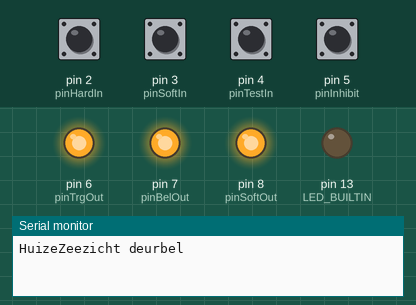
A sketch run on a simulated Arduino Uno, built with avr-gcc and run on an emulated ATmega328P. Parts: output pins drawn as LEDs (lit = HIGH), the last lines printed to the serial monitor. The inputs (shaded band) are chosen by the test bench; at power-on: pin 2 (pinHardIn), pin 3 (pinSoftIn), pin 4 (pinTestIn), pin 5 (pinInhibit) HIGH.

Above: at 1.2 s.
1.3 s: pin 2 (pinHardIn) pulled LOW for 0.15 s
At 1.9 s:
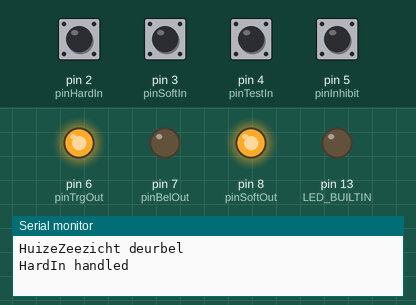
3.8 s: pin 3 (pinSoftIn) pulled LOW for 0.15 s
At 5.0 s:
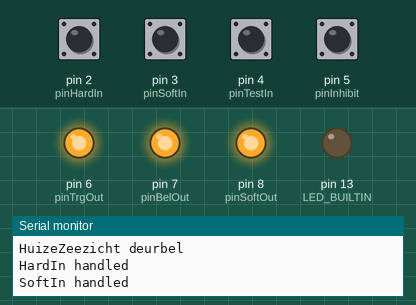
5.4 s: pin 4 (pinTestIn) pulled LOW for 0.15 s
At 5.49 s:
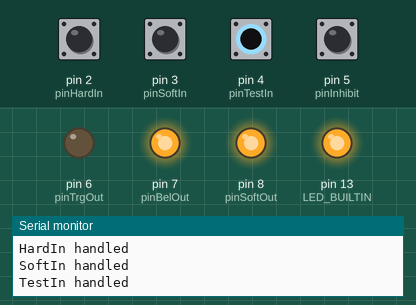
Timing chart, 0 to 8.4 s (numbered marks = the images above; inputs shaded):
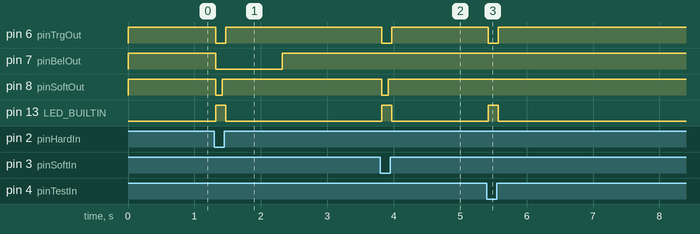

Measured:
- after the input at 1.3 s, pin 6 (pinTrgOut): HIGH → LOW at once, → HIGH 0.15 s later; pin 7 (pinBelOut): HIGH → LOW at once, → HIGH 1.0 s later; pin 8 (pinSoftOut): HIGH → LOW at once, → HIGH 0.10 s later; pin 13 (LED_BUILTIN): LOW → HIGH at once, → LOW 0.15 s later
- after the input at 3.8 s, pin 6 (pinTrgOut): HIGH → LOW at once, → HIGH 0.15 s later; pin 8 (pinSoftOut): HIGH → LOW at once, → HIGH 0.10 s later; pin 13 (LED_BUILTIN): LOW → HIGH at once, → LOW 0.15 s later
- after the input at 5.4 s, pin 6 (pinTrgOut): HIGH → LOW at once, → HIGH 0.15 s later; pin 13 (LED_BUILTIN): LOW → HIGH at once, → LOW 0.15 s later

The sketch:

deurbel.ino
```cpp
/*
 * requires jled and inputdebounce libaries, both can be installed from the library manager
 * (C) 2021 Victor Claessen
 */

#include "InputDebounce.h"
#define BUTTON_DEBOUNCE_DELAY   20   // [ms]
#include <jled.h>

static const int pinLED = LED_BUILTIN; // 13
static const int pinHardIn = 2;
static const int pinSoftIn = 3;
static const int pinTestIn = 4;
static const int pinInhibit = 5;
static const int pinTrgOut = 6;
static const int pinBelOut = 7;
static const int pinSoftOut = 8;

static const int belOnTime = 1000;
static const int belOffTime = 3000;
static const int belOffTimeSftRq = 100;   // off time when turned on by soft request
static const int softOnTime = 100;
static const int softOffTime = 100;
static const int blinkOnTime = 50;
static const int blinkOffTime = 50;

bool inhibited = false;

JLed led = JLed(pinLED).Off();
JLed trg = JLed(pinTrgOut).LowActive().Off();
JLed bel = JLed(pinBelOut).LowActive().Off();
JLed sft = JLed(pinSoftOut).LowActive().Off();

static InputDebounce buttonHardknop; // not enabled yet, setup has to be called first, see setup() below
static InputDebounce buttonSoftknop;
static InputDebounce buttonTestknop;
static InputDebounce buttonInhibit;

void buttonTest_pressedCallback(uint8_t pinIn)
{
  // handle pressed state
  switch(pinIn) {
    case pinInhibit:
      inhibited = true;
      Serial.println("Inhibit active");
      break;
    case pinHardIn:
      trg.On();                                         // trigger follows
      if(inhibited){
        led.Blink(blinkOnTime, blinkOffTime).Forever(); // led blinks
        // no ringing of the bel
        if (!sft.IsRunning()) {                         // notify soft output
          sft.Blink(softOnTime, softOffTime);
        }
      } else {
        led.On();                                       // led on
        if (!bel.IsRunning()) {                         // ring bel if not already ringing/waiting
          bel.Blink(belOnTime, belOffTime);
        }
        if (!sft.IsRunning()) {                         // notify soft output
          sft.Blink(softOnTime, softOffTime);
        }
      }
      Serial.print("HardIn handled ");
      Serial.println(inhibited ? "[INHIBIT ACTIVE]":"");
      break;
    case pinSoftIn:
      trg.On();                                         // trigger follows
      if(inhibited){
        led.Blink(blinkOnTime, blinkOffTime).Forever(); // led blinks
        if (!bel.IsRunning()) {                         // ring bel if not already ringing/waiting
          bel.Blink(belOnTime, belOffTime);
        }
        // no notification to soft output
      } else {
        led.On();                                       // led on
        if (!bel.IsRunning()) {                         // ring bel if not already ringing/waiting
          bel.Blink(belOnTime, belOffTimeSftRq);        // notice special off time for soft request
        }
        if (!sft.IsRunning()) {                         // notify soft output
          sft.Blink(softOnTime, softOffTime);
        }
      }
      Serial.print("SoftIn handled ");
      Serial.println(inhibited ? "[INHIBIT ACTIVE]":"");
      break;
    case pinTestIn:
      trg.On();                                         // trigger follows
      // no ringing of the bel
      // no notification to soft output
      if(inhibited){
        led.Blink(blinkOnTime, blinkOffTime).Forever(); // led blinks
      } else {
        led.On();                                       // led on
      }
      Serial.print("TestIn handled ");
      Serial.println(inhibited ? "[INHIBIT ACTIVE]":"");
      break;
   }
}

void buttonTest_releasedCallback(uint8_t pinIn)
{
  // handle released state
  switch(pinIn) {
    case pinInhibit:
      inhibited = false;
      bel.Off();                                        // set ready for immediate triggering
      sft.Off();                                        // set ready for immediate triggering
      Serial.println("Inhibit inactive");
      break;
    case pinHardIn:
      trg.Off();                                        // trigger follows
      led.Off();                                        // led off
      break;
    case pinSoftIn:
      trg.Off();                                        // trigger follows
      led.Off();                                        // led off
      break;
    case pinTestIn:
      trg.Off();                                        // trigger follows
      led.Off();                                        // led off
      break;
   }
}

void setup()
{
  pinMode(pinHardIn,  INPUT_PULLUP);
  pinMode(pinSoftIn,  INPUT_PULLUP);
  pinMode(pinTestIn,  INPUT_PULLUP);
  pinMode(pinInhibit, INPUT_PULLUP);
  pinMode(pinTrgOut,  OUTPUT);
  pinMode(pinBelOut,  OUTPUT);
  pinMode(pinSoftOut, OUTPUT);
  digitalWrite(pinBelOut,  HIGH);
  digitalWrite(pinTrgOut,  HIGH);
  digitalWrite(pinSoftOut, HIGH);

  // init serial
  Serial.begin(9600);
  Serial.println("HuizeZeezicht deurbel");

  // register callback functions (shared, used by all buttons)
  buttonHardknop.registerCallbacks(buttonTest_pressedCallback, buttonTest_releasedCallback);
  buttonSoftknop.registerCallbacks(buttonTest_pressedCallback, buttonTest_releasedCallback);
  buttonTestknop.registerCallbacks(buttonTest_pressedCallback, buttonTest_releasedCallback);
  buttonInhibit.registerCallbacks(buttonTest_pressedCallback, buttonTest_releasedCallback);

  // setup input buttons (debounced)
  buttonHardknop.setup(pinHardIn, BUTTON_DEBOUNCE_DELAY, InputDebounce::PIM_INT_PULL_UP_RES);
  buttonSoftknop.setup(pinSoftIn, BUTTON_DEBOUNCE_DELAY, InputDebounce::PIM_INT_PULL_UP_RES);
  buttonTestknop.setup(pinTestIn, BUTTON_DEBOUNCE_DELAY, InputDebounce::PIM_INT_PULL_UP_RES);
  buttonInhibit.setup(pinInhibit, BUTTON_DEBOUNCE_DELAY, InputDebounce::PIM_INT_PULL_UP_RES);
}

void loop()
{
  unsigned long now = millis();

  // poll button state
  buttonHardknop.process(now); // callbacks called in context of this function
  buttonSoftknop.process(now);
  buttonTestknop.process(now);
  buttonInhibit.process(now);
  led.Update();
  trg.Update();
  bel.Update();
  sft.Update();
}
```
